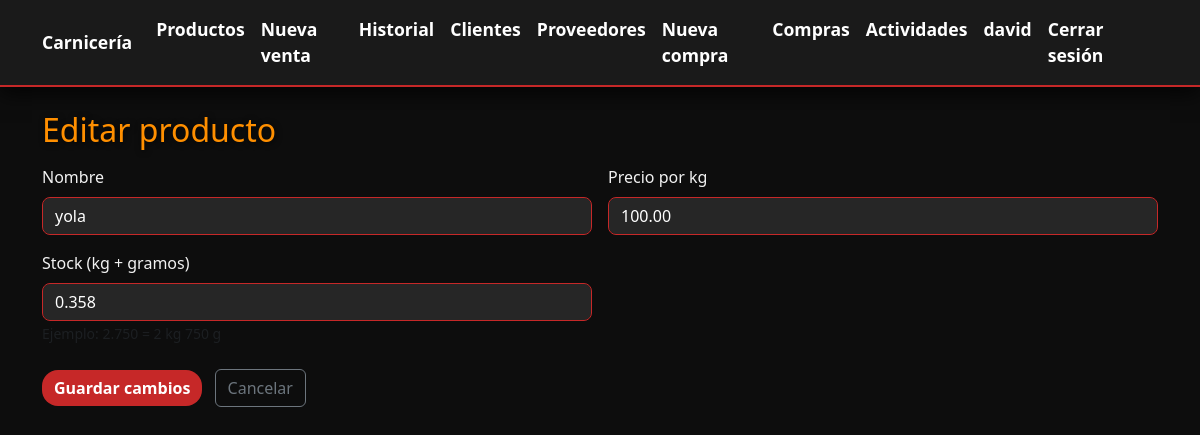
The app's page /productos/editar/3/ (signed in) with its own data.
### app/models.py (models this page shows, shortened)
class Usuario(AbstractUser):
    ROLES = (
        ('consulta', 'Consulta'),
        ('empleado', 'Empleado'),
        ('administrador', 'Administrador'),
    )
    rol = models.CharField(max_length=20, choices=ROLES, default='consulta')
    groups = models.ManyToManyField(
        'auth.Group',
        related_name='usuario_custom_groups',
        blank=True,
        help_text='Los grupos a los que pertenece este usuario.',
        verbose_name='Grupos'
    )
    user_permissions = models.ManyToManyField(
        'auth.Permission',
        related_name='usuario_custom_permissions',
        blank=True,
        help_text='Permisos específicos para este usuario.',
        verbose_name='Permisos'
    )

class Producto(models.Model):
    nombre = models.CharField(max_length=100)
    precio = models.DecimalField(max_digits=8, decimal_places=2, default=Decimal('0.00'))
    stock = models.DecimalField(max_digits=10, decimal_places=3, default=Decimal('0.000'))

### app/views.py (the view)
# urls.py: path('productos/editar/<int:id>/', views.productos_editar, name='productos_editar'),
@login_required
@rol_requerido('administrador')
def productos_editar(request, id):
    producto = get_object_or_404(Producto, id=id)
    form = ProductoForm(request.POST or None, instance=producto)
    if form.is_valid():
        form.save()
        registrar_accion(request.user, f"Editó el producto: {producto.nombre}")
        return redirect("productos")
    return render(request, "productos/editar.html", {"form": form})

### app/forms.py
class ProductoForm(forms.ModelForm):
    class Meta:
        model = Producto
        fields = ['nombre', 'precio', 'stock']
        widgets = {
            'nombre': forms.TextInput(attrs={'class': 'form-control'}),
            'precio': forms.NumberInput(attrs={'class': 'form-control', 'step': '0.01'}),
            'stock': forms.NumberInput(attrs={'class': 'form-control'}),
        }

### app/templates/productos/editar.html (shortened to what this page needs)
{% extends "base.html" %}
{% block content %}
<h2>Editar producto</h2>
<form method="post" class="mt-3">
  <div class="row g-3">
    <div class="col-md-6">
      <label class="form-label">Nombre</label>
      {{ form.nombre }}
    </div>
    <div class="col-md-6">
      <label class="form-label">Precio por kg</label>
      {{ form.precio }}
    </div>
    <div class="col-md-6">
      <label class="form-label">Stock (kg + gramos)</label>
      <input type="number"
             name="stock"
             class="form-control"
             step="0.001"
             min="0"
             value="{{ form.stock.value|floatformat:3 }}">
      <small class="text-muted">Ejemplo: 2.750 = 2 kg 750 g</small>
    </div>
  </div>
  <div class="mt-4">
    <button class="btn btn-primary">Guardar cambios</button>
    <a href="{% url 'productos' %}" class="btn btn-outline-secondary ms-2">Cancelar</a>
  </div>
</form>
{% endblock %}

### app/templates/base.html (shortened to what this page needs)
{% load static %}
<!doctype html>
<html lang="es">
  <head>
<link href="https://cdn.jsdelivr.net/npm/bootstrap@5.3.2/dist/css/bootstrap.min.css" rel="stylesheet">
  </head>
  <body>
    <nav class="navbar navbar-expand-lg">
      <div class="container">
        <a class="navbar-brand" href="{% url 'dashboard' %}">Carnicería</a>
        <div class="collapse navbar-collapse" id="navMain">
          <ul class="navbar-nav me-auto mb-2 mb-lg-0">
            {% if user.is_authenticated %}
                {% if user.rol in 'consulta empleado administrador' %}
                  <li class="nav-item"><a class="nav-link" href="{% url 'productos' %}">Productos</a></li>
                {% endif %}
                {% if user.rol in 'empleado administrador' %}
                  <li class="nav-item"><a class="nav-link" href="{% url 'ventas_nueva' %}">Nueva venta</a></li>
                  <li class="nav-item"><a class="nav-link" href="{% url 'ventas_historial' %}">Historial</a></li>
                  <li class="nav-item"><a class="nav-link" href="{% url 'clientes' %}">Clientes</a></li>
                  <li class="nav-item"><a class="nav-link" href="{% url 'proveedores' %}">Proveedores</a></li>
                  <li class="nav-item"><a class="nav-link" href="{% url 'compras_nueva' %}">Nueva compra</a></li>
                  <li class="nav-item"><a class="nav-link" href="{% url 'compras_historial' %}">Compras</a></li>
                  <li class="nav-item"><a class="nav-link" href="{% url 'registro_actividades' %}">Actividades</a></li>
                {% endif %}
            {% endif %}
          </ul>
          <ul class="navbar-nav ms-auto">
            {% if user.is_authenticated %}
              <li class="nav-item"><span class="nav-link text-light">{{ user.username }}</span></li>
              <li class="nav-item"><a class="nav-link text-warning" href="{% url 'logout' %}">Cerrar sesión</a></li>
            {% else %}
              <li class="nav-item"><a class="nav-link" href="{% url 'login' %}">Iniciar sesión</a></li>
            {% endif %}
          </ul>
        </div>
      </div>
    </nav>
<div class="container mt-4">
  {% block content %}{% endblock %}
</div>
  </body>
</html>

### app/templates/base.html (style rules this page uses)
body { font-family: 'Segoe UI', Tahoma, Geneva, Verdana, sans-serif; background-color: #0d0d0d; color: #f2f2f2; }
.navbar { background-color: #1a1a1a !important; box-shadow: 0 6px 20px rgba(0,0,0,0.8); border-bottom: 2px solid #c62828; }
.navbar .nav-link, .navbar .navbar-brand { color: #ffffff !important; font-weight: 700; font-size: 1.1rem; }
.form-control, .form-select { border-radius: 0.5rem; border: 1px solid #c62828; background-color: #262626; color: #ffffff !important; }
.form-control::placeholder { color: #bbbbbb !important; }
h2, h3, h4, h5 { color: #ff8f00 !important; text-shadow: 1px 1px 6px rgba(0,0,0,0.8); }
a { text-decoration: none; color: #ffb74d; }
.btn-primary { background-color: #c62828; border: none; color: #fff; border-radius: 1rem; font-weight: 600; }

### records on screen
Usuario: username "david"
Producto: nombre "yola", precio "100.00", stock "0.358"
